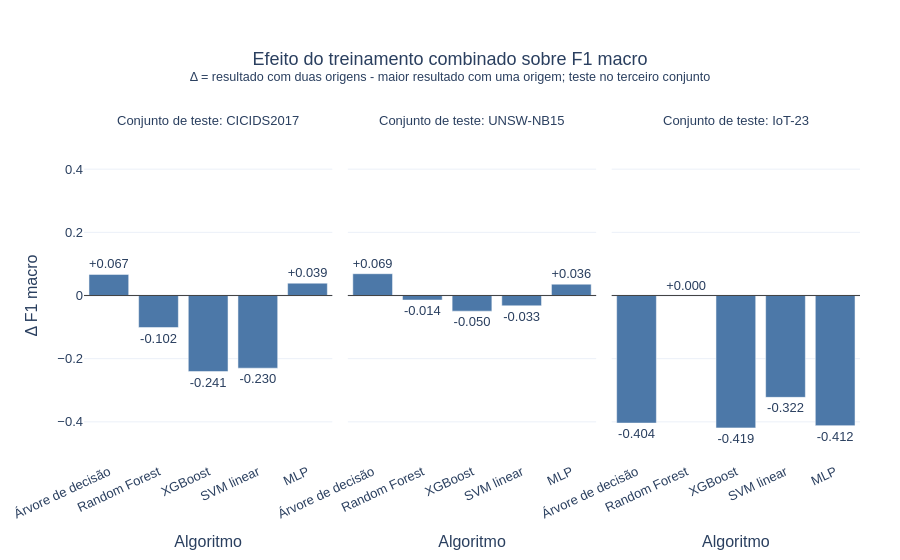

The notebook cell this image was saved under:
### Code cell
# comparação entre origens individuais e treinamento combinado
TARGET_TRAINING_SOURCES = {
    "cicids2017": ("unsw_nb15", "iot23", "unsw_nb15_iot23"),
    "unsw_nb15": ("cicids2017", "iot23", "cicids2017_iot23"),
    "iot23": ("cicids2017", "unsw_nb15", "cicids2017_unsw_nb15"),
}

combined_comparison_rows = []
for test_source, sources in TARGET_TRAINING_SOURCES.items():
    individual_source_1, individual_source_2, combined_source = sources

    for model in MODEL_ORDER:
        experiment_rows = evaluation[
            evaluation["test_source"].eq(test_source)
            & evaluation["model"].eq(model)
            & evaluation["training_source"].isin(sources)
        ].set_index("training_source")

        assert len(experiment_rows) == 3, (
            f"Esperados três resultados para {model} "
            f"e teste em {test_source}."
        )

        metric_values = {}
        for metric in ["f1_macro", "balanced_accuracy", "f1_attack"]:
            individual_value_1 = float(
                experiment_rows.loc[individual_source_1, metric]
            )
            individual_value_2 = float(
                experiment_rows.loc[individual_source_2, metric]
            )
            combined_value = float(
                experiment_rows.loc[combined_source, metric]
            )
            metric_values.update({
                f"individual_{metric}_1": individual_value_1,
                f"individual_{metric}_2": individual_value_2,
                f"combined_{metric}": combined_value,
                f"best_individual_{metric}": max(
                    individual_value_1,
                    individual_value_2,
                ),
                f"combined_vs_best_individual_{metric}_delta": (
                    combined_value
                    - max(individual_value_1, individual_value_2)
                ),
            })

        combined_comparison_rows.append({
            "test_source": test_source,
            "model": model,
            "individual_source_1": individual_source_1,
            "individual_source_2": individual_source_2,
            "combined_source": combined_source,
            **metric_values,
        })

combined_comparison = pd.DataFrame(combined_comparison_rows)
assert len(combined_comparison) == 15

combined_comparison_presentation = pd.DataFrame({
    "Conjunto de teste": combined_comparison["test_source"].map(SOURCE_LABELS),
    "Modelo": combined_comparison["model"].map(MODEL_ABBREVIATIONS),
    "Origem individual A": (
        combined_comparison["individual_source_1"].map(SOURCE_LABELS)
    ),
    "F1 macro - A": combined_comparison["individual_f1_macro_1"].round(4),
    "Acurácia balanceada - A": (
        combined_comparison["individual_balanced_accuracy_1"].round(4)
    ),
    "F1 ATTACK - A": combined_comparison["individual_f1_attack_1"].round(4),
    "Origem individual B": (
        combined_comparison["individual_source_2"].map(SOURCE_LABELS)
    ),
    "F1 macro - B": combined_comparison["individual_f1_macro_2"].round(4),
    "Acurácia balanceada - B": (
        combined_comparison["individual_balanced_accuracy_2"].round(4)
    ),
    "F1 ATTACK - B": combined_comparison["individual_f1_attack_2"].round(4),
    "Origens combinadas A + B": (
        combined_comparison["combined_source"].map(SOURCE_LABELS)
    ),
    "F1 macro - A + B": combined_comparison["combined_f1_macro"].round(4),
    "Acurácia balanceada - A + B": (
        combined_comparison["combined_balanced_accuracy"].round(4)
    ),
    "F1 ATTACK - A + B": combined_comparison["combined_f1_attack"].round(4),
    "Δ F1 macro: combinado - melhor individual": (
        combined_comparison[
            "combined_vs_best_individual_f1_macro_delta"
        ].round(4)
    ),
    "Δ acurácia balanceada: combinado - melhor individual": (
        combined_comparison[
            "combined_vs_best_individual_balanced_accuracy_delta"
        ].round(4)
    ),
    "Δ F1 ATTACK: combinado - melhor individual": (
        combined_comparison[
            "combined_vs_best_individual_f1_attack_delta"
        ].round(4)
    ),
})
save_table(
    combined_comparison_presentation,
    "combined_vs_individual_training_sources.csv",
)
display(combined_comparison_presentation)

combined_plot_data = combined_comparison.copy()
combined_plot_data["test_source_label"] = (
    combined_plot_data["test_source"].map(SOURCE_LABELS)
)
combined_plot_data["model_label"] = (
    combined_plot_data["model"].map(MODEL_LABELS)
)


def plot_combined_vs_best_individual(metric, metric_label, filename):
    delta_column = f"combined_vs_best_individual_{metric}_delta"
    plot_data = combined_plot_data.copy()
    plot_data["delta_label"] = plot_data[delta_column].map(
        lambda value: f"{value:+.3f}"
    )

    figure = px.bar(
        plot_data,
        x="model_label",
        y=delta_column,
        facet_col="test_source_label",
        text="delta_label",
        custom_data=["test_source_label"],
        category_orders={
            "model_label": [
                MODEL_LABELS[model] for model in MODEL_ORDER
            ],
            "test_source_label": [
                SOURCE_LABELS[source] for source in TEST_SOURCE_ORDER
            ],
        },
        labels={
            "model_label": "Algoritmo",
            delta_column: f"Δ {metric_label}",
        },
        title=(
            f"Efeito do treinamento combinado sobre {metric_label}"
            "<br><sup>Δ = resultado com duas origens - maior "
            "resultado com uma origem; teste no terceiro conjunto</sup>"
        ),
    )
    figure.for_each_annotation(
        lambda annotation: annotation.update(
            text=(
                "Conjunto de teste: "
                f"{annotation.text.split('=')[-1]}"
            )
        )
    )
    figure.update_traces(
        marker_color="#4C78A8",
        textposition="outside",
        cliponaxis=False,
        hovertemplate=(
            "Algoritmo: %{x}<br>"
            "Conjunto de teste: %{customdata[0]}<br>"
            f"Δ {metric_label}: %{{y:+.4f}}<extra></extra>"
        ),
    )
    figure.add_hline(y=0, line_width=1, line_color="#444444")
    delta_limit = max(
        float(plot_data[delta_column].abs().max()) * 1.25,
        0.01,
    )
    figure.update_yaxes(
        range=[-delta_limit, delta_limit],
        matches="y",
    )
    figure.update_xaxes(tickangle=-25)
    finalize_figure(figure, filename, width=1500, height=620)


plot_combined_vs_best_individual(
    "f1_macro",
    "F1 macro",
    "combined_vs_best_individual_f1_macro",
)
plot_combined_vs_best_individual(
    "balanced_accuracy",
    "acurácia balanceada",
    "combined_vs_best_individual_balanced_accuracy",
)
plot_combined_vs_best_individual(
    "f1_attack",
    "F1 da classe ATTACK",
    "combined_vs_best_individual_f1_attack",
)

absolute_comparison_rows = []
configuration_specs = [
    (
        "A (individual)",
        "individual_source_1",
        "individual_f1_macro_1",
        "individual_balanced_accuracy_1",
        "individual_f1_attack_1",
    ),
    (
        "B (individual)",
        "individual_source_2",
        "individual_f1_macro_2",
        "individual_balanced_accuracy_2",
        "individual_f1_attack_2",
    ),
    (
        "A + B (combinado)",
        "combined_source",
        "combined_f1_macro",
        "combined_balanced_accuracy",
        "combined_f1_attack",
    ),
]
for _, row in combined_comparison.iterrows():
    for (
        configuration,
        source_column,
        f1_macro_column,
        balanced_accuracy_column,
        f1_attack_column,
    ) in configuration_specs:
        absolute_comparison_rows.append({
            "test_source": row["test_source"],
            "model": row["model"],
            "training_configuration": configuration,
            "training_source": row[source_column],
            "f1_macro": row[f1_macro_column],
            "balanced_accuracy": row[balanced_accuracy_column],
            "f1_attack": row[f1_attack_column],
        })

absolute_comparison = pd.DataFrame(absolute_comparison_rows)
absolute_comparison["test_source_label"] = (
    absolute_comparison["test_source"].map(SOURCE_LABELS)
)
absolute_comparison["model_label"] = (
    absolute_comparison["model"].map(MODEL_LABELS)
)
absolute_comparison["training_source_label"] = (
    absolute_comparison["training_source"].map(SOURCE_LABELS)
)

facet_titles = {
    SOURCE_LABELS[test_source]: (
        f"Conjunto de teste: {SOURCE_LABELS[test_source]}"
        f"<br><sup>A: {SOURCE_LABELS[sources[0]]}; "
        f"B: {SOURCE_LABELS[sources[1]]}</sup>"
    )
    for test_source, sources in TARGET_TRAINING_SOURCES.items()
}
configuration_colors = {
    "A (individual)": "#4C78A8",
    "B (individual)": "#F58518",
    "A + B (combinado)": "#54A24B",
}


def plot_individual_and_combined(metric, metric_label, filename):
    figure = px.bar(
        absolute_comparison,
        x="model_label",
        y=metric,
        color="training_configuration",
        facet_col="test_source_label",
        barmode="group",
        custom_data=["training_source_label"],
        color_discrete_map=configuration_colors,
        category_orders={
            "model_label": [
                MODEL_LABELS[model] for model in MODEL_ORDER
            ],
            "training_configuration": [
                "A (individual)",
                "B (individual)",
                "A + B (combinado)",
            ],
            "test_source_label": [
                SOURCE_LABELS[source] for source in TEST_SOURCE_ORDER
            ],
        },
        labels={
            "model_label": "Algoritmo",
            metric: metric_label,
            "training_configuration": "Composição do treinamento",
        },
        title=(
            f"{metric_label} por composição do conjunto de treinamento"
            "<br><sup>As origens A e B são avaliadas separadamente "
            "e combinadas; o terceiro conjunto é usado para teste</sup>"
        ),
    )
    figure.for_each_annotation(
        lambda annotation: annotation.update(
            text=facet_titles[annotation.text.split("=")[-1]]
        )
    )
    figure.update_traces(
        hovertemplate=(
            "Algoritmo: %{x}<br>"
            "Composição do treinamento: %{fullData.name}<br>"
            "Origem(ns) do treinamento: %{customdata[0]}<br>"
            f"{metric_label}: %{{y:.4f}}<extra></extra>"
        )
    )
    figure.update_yaxes(range=[0, 1.05], matches="y")
    figure.update_xaxes(tickangle=-25)
    finalize_figure(figure, filename, width=1600, height=650)


plot_individual_and_combined(
    "f1_macro",
    "F1 macro",
    "individual_and_combined_f1_macro",
)
plot_individual_and_combined(
    "balanced_accuracy",
    "Acurácia balanceada",
    "individual_and_combined_balanced_accuracy",
)
plot_individual_and_combined(
    "f1_attack",
    "F1 da classe ATTACK",
    "individual_and_combined_f1_attack",
)

### Figure 1 — Plotly figure (JSON) as saved in the notebook; plotly's stock layout.template omitted (floating-point values rounded to 4 significant figures)
{"data": [{"customdata": [["CICIDS2017"], ["CICIDS2017"], ["CICIDS2017"], ["CICIDS2017"], ["CICIDS2017"]], "hovertemplate": "Algoritmo: %{x}<br>Conjunto de teste: %{customdata[0]}<br>Δ F1 macro: %{y:+.4f}<extra></extra>", "legendgroup": "", "marker": {"color": "#4C78A8", "pattern": {"shape": ""}}, "name": "", "orientation": "v", "showlegend": false, "text": ["+0.067", "-0.102", "-0.241", "-0.230", "+0.039"], "textposition": "outside", "x": ["Árvore de decisão", "Random Forest", "XGBoost", "SVM linear", "MLP"], "xaxis": "x", "y": [0.06686, -0.1015, -0.2408, -0.23, 0.0391], "yaxis": "y", "type": "bar", "cliponaxis": false}, {"customdata": [["UNSW-NB15"], ["UNSW-NB15"], ["UNSW-NB15"], ["UNSW-NB15"], ["UNSW-NB15"]], "hovertemplate": "Algoritmo: %{x}<br>Conjunto de teste: %{customdata[0]}<br>Δ F1 macro: %{y:+.4f}<extra></extra>", "legendgroup": "", "marker": {"color": "#4C78A8", "pattern": {"shape": ""}}, "name": "", "orientation": "v", "showlegend": false, "text": ["+0.069", "-0.014", "-0.050", "-0.033", "+0.036"], "textposition": "outside", "x": ["Árvore de decisão", "Random Forest", "XGBoost", "SVM linear", "MLP"], "xaxis": "x2", "y": [0.06896, -0.01446, -0.04961, -0.03271, 0.03586], "yaxis": "y2", "type": "bar", "cliponaxis": false}, {"customdata": [["IoT-23"], ["IoT-23"], ["IoT-23"], ["IoT-23"], ["IoT-23"]], "hovertemplate": "Algoritmo: %{x}<br>Conjunto de teste: %{customdata[0]}<br>Δ F1 macro: %{y:+.4f}<extra></extra>", "legendgroup": "", "marker": {"color": "#4C78A8", "pattern": {"shape": ""}}, "name": "", "orientation": "v", "showlegend": false, "text": ["-0.404", "+0.000", "-0.419", "-0.322", "-0.412"], "textposition": "outside", "x": ["Árvore de decisão", "Random Forest", "XGBoost", "SVM linear", "MLP"], "xaxis": "x3", "y": [-0.4038, 7.605e-05, -0.4191, -0.3224, -0.4119], "yaxis": "y3", "type": "bar", "cliponaxis": false}], "layout": {"xaxis": {"anchor": "y", "domain": [0.0, 0.32], "title": {"text": "Algoritmo"}, "categoryorder": "array", "categoryarray": ["Árvore de decisão", "Random Forest", "XGBoost", "SVM linear", "MLP"], "tickangle": -25}, "yaxis": {"anchor": "x", "domain": [0.0, 1.0], "title": {"text": "Δ F1 macro"}, "range": [-0.5239, 0.5239], "matches": "y"}, "xaxis2": {"anchor": "y2", "domain": [0.34, 0.66], "matches": "x", "title": {"text": "Algoritmo"}, "categoryorder": "array", "categoryarray": ["Árvore de decisão", "Random Forest", "XGBoost", "SVM linear", "MLP"], "tickangle": -25}, "yaxis2": {"anchor": "x2", "domain": [0.0, 1.0], "matches": "y", "showticklabels": false, "range": [-0.5239, 0.5239]}, "xaxis3": {"anchor": "y3", "domain": [0.68, 1.0], "matches": "x", "title": {"text": "Algoritmo"}, "categoryorder": "array", "categoryarray": ["Árvore de decisão", "Random Forest", "XGBoost", "SVM linear", "MLP"], "tickangle": -25}, "yaxis3": {"anchor": "x3", "domain": [0.0, 1.0], "matches": "y", "showticklabels": false, "range": [-0.5239, 0.5239]}, "annotations": [{"showarrow": false, "text": "Conjunto de teste: CICIDS2017", "x": 0.16, "xanchor": "center", "xref": "paper", "y": 1.0, "yanchor": "bottom", "yref": "paper"}, {"showarrow": false, "text": "Conjunto de teste: UNSW-NB15", "x": 0.5, "xanchor": "center", "xref": "paper", "y": 1.0, "yanchor": "bottom", "yref": "paper"}, {"showarrow": false, "text": "Conjunto de teste: IoT-23", "x": 0.84, "xanchor": "center", "xref": "paper", "y": 1.0, "yanchor": "bottom", "yref": "paper"}], "legend": {"tracegroupgap": 0, "orientation": "h", "yanchor": "bottom", "y": 1.08, "xanchor": "center", "x": 0.5}, "title": {"text": "Efeito do treinamento combinado sobre F1 macro<br><sup>Δ = resultado com duas origens - maior resultado com uma origem; teste no terceiro conjunto</sup>", "x": 0.5}, "barmode": "relative", "shapes": [{"line": {"color": "#444444", "width": 1}, "type": "line", "x0": 0, "x1": 1, "xref": "x domain", "y0": 0, "y1": 0, "yref": "y"}, {"line": {"color": "#444444", "width": 1}, "type": "line", "x0": 0, "x1": 1, "xref": "x2 domain", "y0": 0, "y1": 0, "yref": "y2"}, {"line": {"color": "#444444", "width": 1}, "type": "line", "x0": 0, "x1": 1, "xref": "x3 domain", "y0": 0, "y1": 0, "yref": "y3"}], "font": {"family": "Arial", "size": 13}, "margin": {"l": 80, "r": 40, "t": 130, "b": 80}}}
